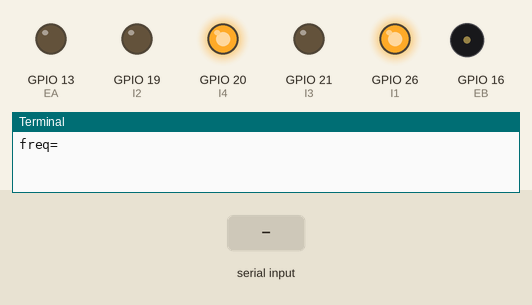
This program was run on a simulated Raspberry Pi (BCM pin numbers). Parts: output pins drawn as LEDs (lit = HIGH), buzzer (waves = sounding), the last lines printed to the terminal. The test bench sets the inputs (shaded band). Pins used as bus, display or sensor lines are not drawn. At 6.3 s the program stops and its outputs stay as they are.

Above: at 1.2 s.
1.3 s: "1" typed at the terminal, then Enter
At 2.1 s:
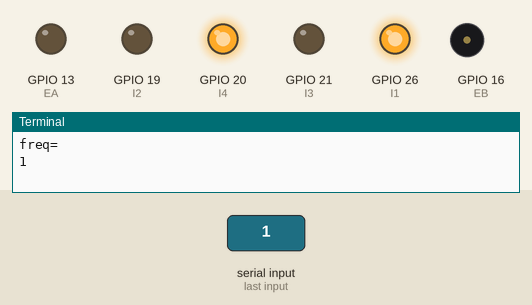
3.8 s: "90" typed at the terminal, then Enter
At 4.3 s:
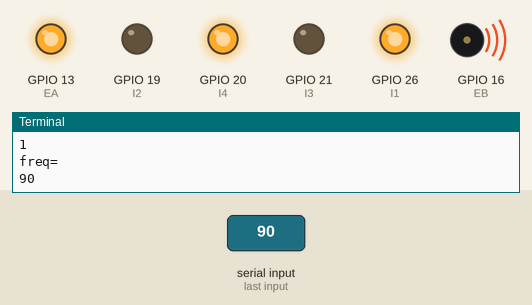
6.3 s: "q" typed at the terminal, then Enter
At 7.4 s:
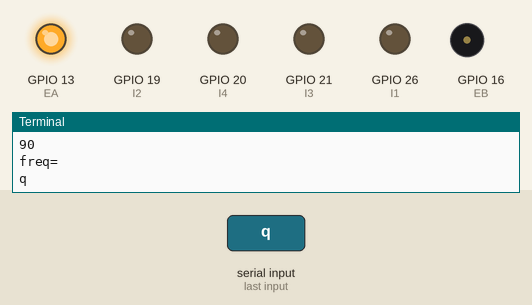
Timing chart, 0 to 7.8 s (numbered marks = the images above; inputs shaded):
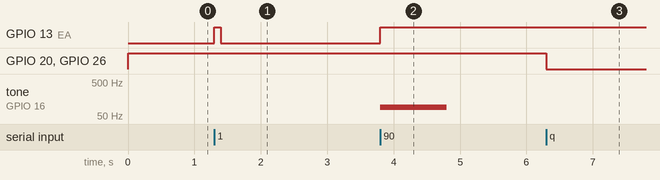

The program:

pwmTuna.py
```python
# =================================================================
# [info]
#
# name       : pwmTuna
# description: Tune it
# platform   : RaspberryPi 4B+ (with Fudan University IES car kit)
# date       : 2023/4/14
# e-mail     : kwdeng22@m.fudan.edu.cn
# repository :https://github.com/fdu-dkw/pwm-music-on-raspberrypi
# -----------------------------------------------------------------
# [contributors]
#
# LIN Yin    | 2022 Computer Science & Technology| Fudan University
# DENG Kaiwen|         2022 Technological Science| Fudan University
# YU Jizhou  |         2022 Technological Science| Fudan University
# -----------------------------------------------------------------
# [N.B.]
#
# 1) Please read README.md before running relevant programs.
# 2) Make sure GPIO & L298N are correctly connected.
# 3) Tone test is advised before first use.
# 4) For a better effect, tuning is advised (use pwmTuna.py).
# =================================================================

import pwmMusic

if __name__ == '__main__':

    # To determine exact vibrating frequency
    while True:
        freq = input('freq=')
        if freq == 'q':
            pwmMusic.stop()
            exit()
        pwmMusic.beep_no_rest(eval(freq), 1)

    # # To test highest outputable frequency
    # # (~256kHz for software PWM)
    # pwmMusic.set(duty=40)
    # pwmMusic.beep_no_rest(2000, 1)
    # pwmMusic.beep_no_rest(4000, 1)
    # pwmMusic.beep_no_rest(8000, 1)
    # pwmMusic.beep_no_rest(16000, 1)
    # pwmMusic.beep_no_rest(32000, 1)
    # pwmMusic.beep_no_rest(64000, 1)
    # pwmMusic.beep_no_rest(128000, 1)
    # pwmMusic.beep_no_rest(256000, 1)
    # pwmMusic.beep_no_rest(512000, 1)
    # pwmMusic.beep_no_rest(1024000, 1)
    # pwmMusic.stop()
```

pwmMusic.py
```python
# =================================================================
# [info]
#
# module name: pwmMusic
# description: Turn your IES car into an instrument!
# platform   : RaspberryPi 4B+ (with Fudan University IES car kit)
# version    : 0.4
# date       : 2023/4/14
# e-mail     : kwdeng22@m.fudan.edu.cn
# -----------------------------------------------------------------
# [contributors]
#
# LIN Yin    | 2022 Computer Science & Technology| Fudan University
# DENG Kaiwen|         2022 Technological Science| Fudan University
# YU Jizhou  |         2022 Technological Science| Fudan University
# -----------------------------------------------------------------
# [N.B.]
#
# 1) Please read readme.md before running relevant programs.
# 2) Make sure GPIO & L298N are correctly connected.
# 3) for a better effect, tuning is advised (use pwmTuna.py).
# 4) usage:
# |import pwmMusic
# |from pwmMusic impoort HOLD
# =================================================================

import RPi.GPIO as GPIO
import wiringpi

# ==========================CONSTANTS==========================
FREQ = {
    #  | pitch | frequency | theoretical frequency (not exact; Idk why...) |
    'c4':   277,               # 440*2**(-9/12),
    'c_4':  293,               # 440*2**(-8/12),
    'd4':   310,               # 440*2**(-7/12),
    'd_4':  329,               # 440*2**(-6/12),
    'e4':   352,               # 440*2**(-5/12),
    'f4':   374,               # 440*2**(-4/12),
    'f_4':  399,               # 440*2**(-3/12),
    'g4':   420,               # 440*2**(-2/12),
    'g_4':  445,               # 440*2**(-1/12),
    'a4':   480,               # 440,
    'a_4':  510,               # 880*2**(-11/12),
    'b4':   541,               # 880*2**(-10/12),
    'c5':   575,               # 880*2**(-9/12),
    'c_5':  615,               # 880*2**(-8/12),
    'd5':   655,               # 880*2**(-7/12),
    'd_5':  700,               # 880*2**(-6/12),
    'e5':   745,               # 880*2**(-5/12),
    'f5':   795,               # 880*2**(-4/12),
    'f_5':  850,               # 880*2**(-3/12),
    'g5':   905,               # 880*2**(-2/12),
    'g_5':  970,               # 880*2**(-1/12),
    'a5':   1035,              # 880,
    'a_5':  1105,              # 1760*2**(-11/12),
    'b5':   1180,              # 1760*2**(-10/12),
    'c6':   1265,              # 1760*2**(-9/12),
    'c_6':  1355,              # 1760*2**(-8/12),
    'd6':   1460,              # 1760*2**(-7/12),
    'd_6':  1560,              # 1760*2**(-6/12),
    'e6':   1690,              # 1760*2**(-5/12),
    'f6':   1820,              # 1760*2**(-4/12),
    'f_6':  1960,              # 1760*2**(-3/12),
    'g6':   2120,              # 1760*2**(-2/12),
    'g_6':  2290,              # 1760*2**(-1/12),
    'a6':   2500,              # 1760,
    'a_6':  2700,              # 1760*2**(1/12),
    'b6':   2930,              # 1760*2**(2/12),

    '':     0,  # for rest
}
EA = 13  # GPIO connecting ENA
I2 = 19  # GPIO connecting IN2
I1 = 26  # GPIO connecting IN1
EB = 16  # GPIO connecting ENB
I4 = 20  # GPIO connecting IN4
I3 = 21  # GPIO connecting IN3
BPM = 60                          # pace
US_PER_BEAT = 1000000 * 60 / BPM  # microseconds per beat
INIT_FREQ = FREQ['b6']            # (just default value)
DUTY = 10                         # (just default value)
HOLD = 0                          # e.g. ['a5', 1, HOLD]
# ==========================END OF CONSTANTS==========================


# ==========================INITALIZERS==========================
def set(*, ea=EA, i2=I2, i1=I1, eb=EB, i4=I4, i3=I3, bpm=BPM, init_freq=INIT_FREQ, duty=DUTY):
    global EA, I2, I1, EB, I4, I3, BPM, US_PER_BEAT, INIT_FREQ, DUTY, pwma, pwmb
    BPM = bpm
    US_PER_BEAT = 1000000 * 60 / BPM
    INIT_FREQ = init_freq
    DUTY = duty
    if (EA, I2, I1, EB, I4, I3) != (ea, i2, i1, eb, i4, i3):
        stop()
        EA, I2, I1, EB, I4, I3 = (ea, i2, i1, eb, i4, i3)
        pwma, pwmb = init()


def reset():
    set(ea=13, i2=19, i1=26, eb=16, i4=20, i3=21, bpm=120, init_freq=FREQ['b6'], duty=10)


def init():
    GPIO.setmode(GPIO.BCM)
    GPIO.setup([EA, I2, I1, EB, I4, I3], GPIO.OUT)
    GPIO.output([EA, I2, EB, I3], GPIO.LOW)
    GPIO.output([I1, I4], GPIO.HIGH)
    pwma = GPIO.PWM(EA, INIT_FREQ)
    pwmb = GPIO.PWM(EB, INIT_FREQ)
    pwma.start(0)
    pwmb.start(0)
    return pwma, pwmb
# ==========================END OF INITALIZERS==========================


# ==========================METHODS==========================
def beep_no_rest(frequency, beats: float):
    pwma.ChangeDutyCycle(DUTY)
    pwmb.ChangeDutyCycle(DUTY)
    pwma.ChangeFrequency(frequency)
    pwmb.ChangeFrequency(frequency)
    wiringpi.delayMicroseconds(int(US_PER_BEAT * beats))
    pwma.ChangeDutyCycle(0)
    pwmb.ChangeDutyCycle(0)


def rest(beats: float):
    pwma.ChangeDutyCycle(0)
    pwmb.ChangeDutyCycle(0)
    wiringpi.delayMicroseconds(int(US_PER_BEAT * beats))
    pwma.ChangeDutyCycle(DUTY)
    pwmb.ChangeDutyCycle(DUTY)


def beep(frequency, beats: float):
    if frequency == 0:
        rest(beats)
    else:
        beep_no_rest(frequency, beats * 7/8)
        rest(beats / 8)


def play_one_note(pitch: str, beats: float, have_rest=1):
    if (have_rest == 1):
        beep((FREQ[pitch]), beats)
    else:
        beep_no_rest((FREQ[pitch]), beats)


def play(section):
    for note in section:
        play_one_note(*note)


def stop():
    pwma.stop()
    pwmb.stop()
    GPIO.cleanup()
    GPIO.setwarnings(True)
# ==========================END OF METHODS==========================


GPIO.setwarnings(False)
GPIO.cleanup()
pwma, pwmb = init()  # (important)

if __name__ == '__main__':  # for test
    # set(bpm=1000)  # run this line if you want to hear a sound like blaster shooting
    play([
        ['c4', 1], ['c4', .25], ['c4', .25], ['c4', .25], ['c4', .25],
        ['d4', 1], ['d4', .25], ['d4', .25], ['d4', .25], ['d4', .25],
        ['e4', 1], ['e4', .25], ['e4', .25], ['e4', .25], ['e4', .25],
        ['f4', 1], ['f4', .25], ['f4', .25], ['f4', .25], ['f4', .25],
        ['g4', 1], ['g4', .25], ['g4', .25], ['g4', .25], ['g4', .25],
        ['a4', 1], ['a4', .25], ['a4', .25], ['a4', .25], ['a4', .25],
        ['b4', 1], ['b4', .25], ['b4', .25], ['b4', .25], ['b4', .25],

        ['c5', 1], ['c5', .25], ['c5', .25], ['c5', .25], ['c5', .25],
        ['d5', 1], ['d5', .25], ['d5', .25], ['d5', .25], ['d5', .25],
        ['e5', 1], ['e5', .25], ['e5', .25], ['e5', .25], ['e5', .25],
        ['f5', 1], ['f5', .25], ['f5', .25], ['f5', .25], ['f5', .25],
        ['g5', 1], ['g5', .25], ['g5', .25], ['g5', .25], ['g5', .25],
        ['a5', 1], ['a5', .25], ['a5', .25], ['a5', .25], ['a5', .25],
        ['b5', 1], ['b5', .25], ['b5', .25], ['b5', .25], ['b5', .25],

        ['c6', 1], ['c6', .25], ['c6', .25], ['c6', .25], ['c6', .25],
        ['d6', 1], ['d6', .25], ['d6', .25], ['d6', .25], ['d6', .25],
        ['e6', 1], ['e6', .25], ['e6', .25], ['e6', .25], ['e6', .25],
        ['f6', 1], ['f6', .25], ['f6', .25], ['f6', .25], ['f6', .25],
        ['g6', 1], ['g6', .25], ['g6', .25], ['g6', .25], ['g6', .25],
        ['a6', 1], ['a6', .25], ['a6', .25], ['a6', .25], ['a6', .25],
        ['b6', 1], ['b6', .25], ['b6', .25], ['b6', .25], ['b6', .25],
    ])
    stop()
```

Measured:
- after the input at 1.3 s, GPIO 13 (EA): LOW → HIGH at once, → LOW 0.10 s later
- after the input at 3.8 s, GPIO 13 (EA): LOW → HIGH at once; tone on GPIO 16 (EB): silent → 90 Hz at once, → silent 1.0 s later
- after the input at 6.3 s, GPIO 20 (I4), GPIO 26 (I1): HIGH → LOW at once
